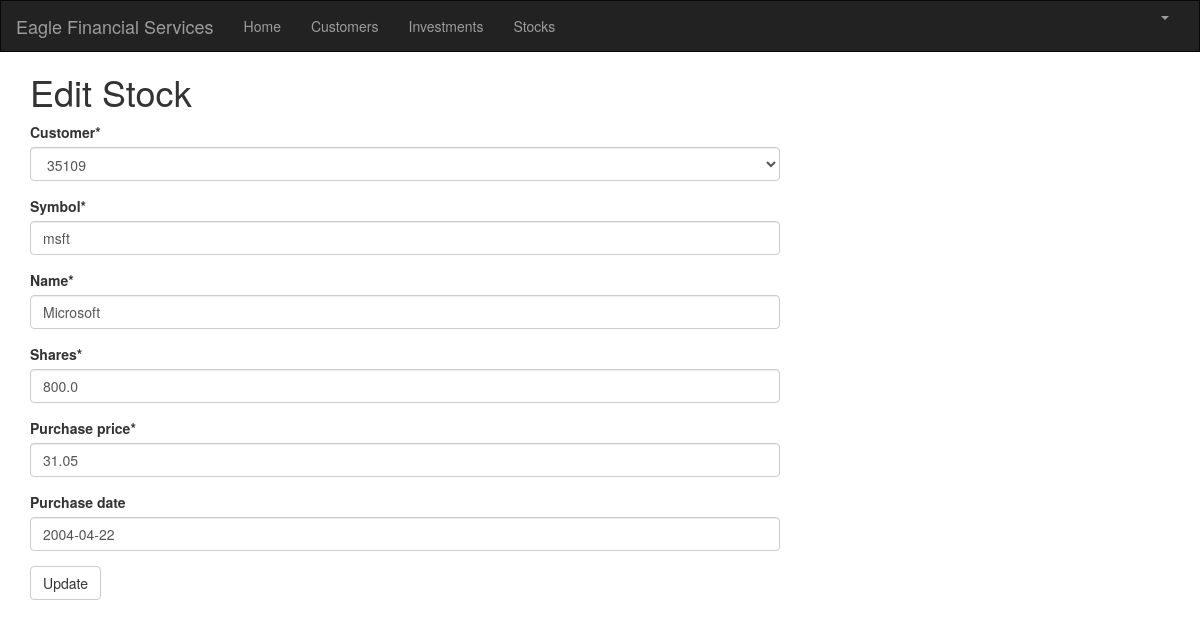
The app's page /stock/2/edit/ (signed in) with its own data.
### portfolio/models.py (models this page shows, shortened)
class Stock(models.Model):
    customer = models.ForeignKey(Customer, on_delete=models.CASCADE, related_name='stocks')
    symbol = models.CharField(max_length=10)
    name = models.CharField(max_length=50)
    shares = models.DecimalField (max_digits=10, decimal_places=1)
    purchase_price = models.DecimalField(max_digits=10, decimal_places=2)
    purchase_date = models.DateField(default=timezone.now, blank=True, null=True)

### portfolio/views.py (the view)
# urls.py: path('stock/<int:pk>/edit/', views.stock_edit, name='stock_edit'),
@login_required
def stock_edit(request, pk):
   stock = get_object_or_404(Stock, pk=pk)
   if request.method == "POST":
       form = StockForm(request.POST, instance=stock)
       if form.is_valid():
           stock = form.save()
           stock.updated_date = timezone.now()
           stock.save()
           stocks = Stock.objects.filter(purchase_date__lte=timezone.now())
           return render(request, 'portfolio/stock_list.html', {'stocks': stocks})
   else:
       form = StockForm(instance=stock)
   return render(request, 'portfolio/stock_edit.html', {'form': form})

### portfolio/forms.py
class StockForm(forms.ModelForm):
   class Meta:
       model = Stock
       fields = ('customer', 'symbol', 'name', 'shares', 'purchase_price', 'purchase_date',)

### portfolio/models.py (called while the page is built)
    def __str__(self):
        return str(self.cust_number)

### portfolio/templates/portfolio/stock_edit.html
{% extends 'portfolio/base.html' %}
{% load crispy_forms_tags %}
{% block content %}
<h1>Edit Stock</h1>
<form method="POST" class="stock-form">{% csrf_token %}
  {{ form|crispy }}
  <button type="submit" class="save btn btn-default">Update</button>
</form>
{% endblock %}

### records on screen
Stock: customer "35109", symbol "msft", name "Microsoft", shares "800.0", purchase_price "31.05", purchase_date "2004-04-22"
